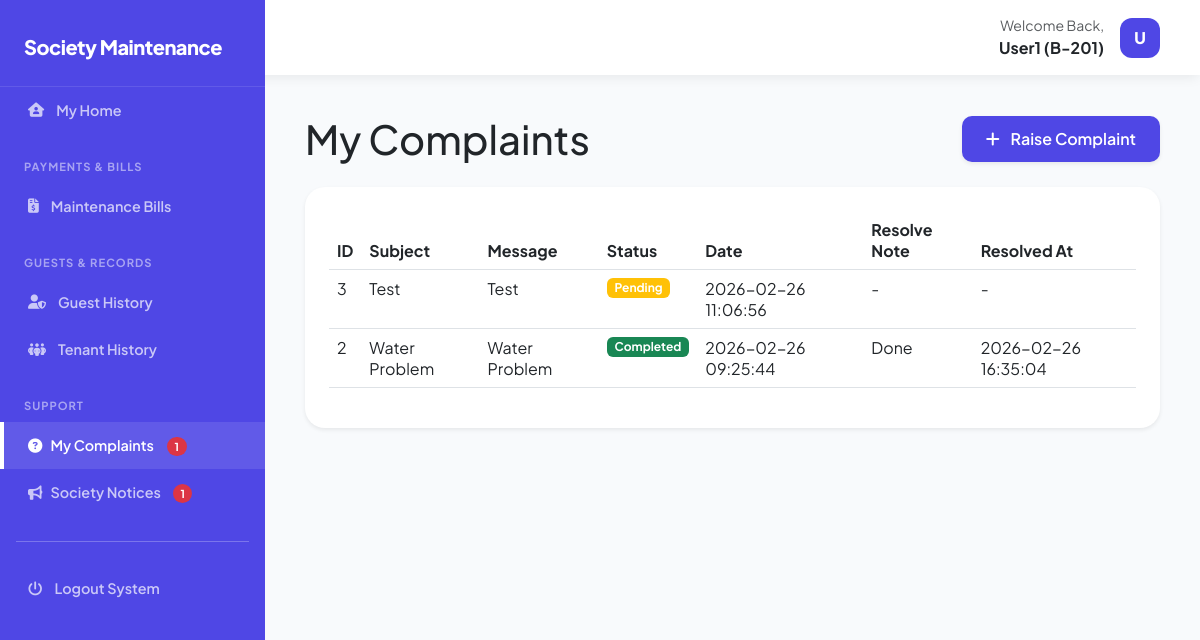
The app's page /public/view/view_userComplaint_status.php (signed in), older data.
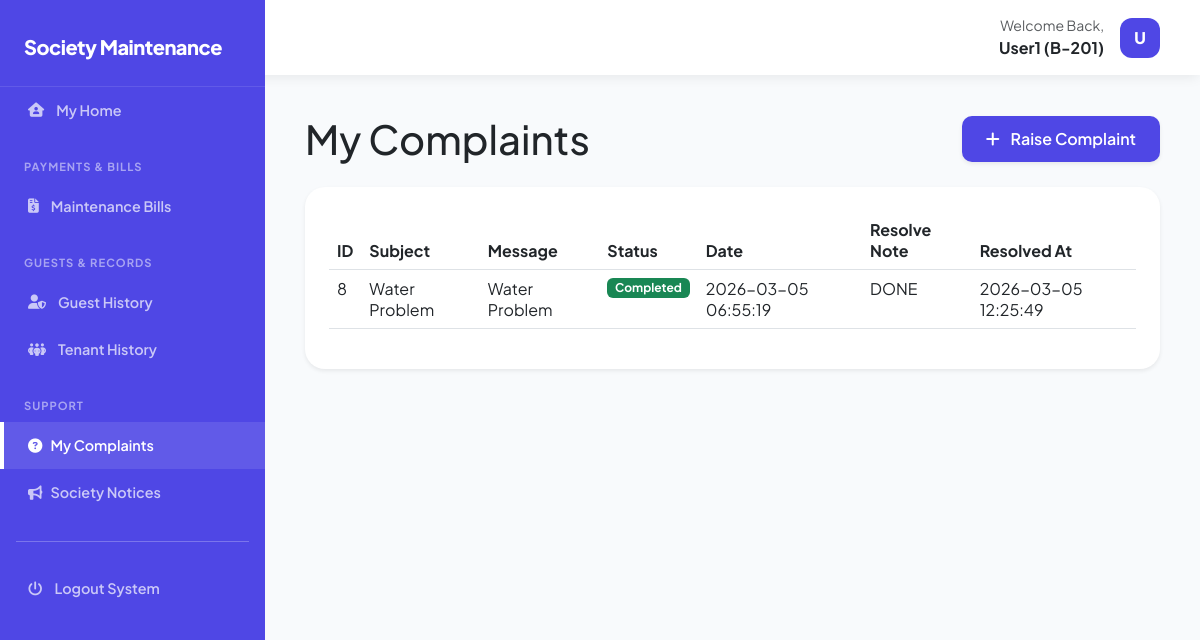
The same page, newer data.
### tables this page shows
CREATE TABLE `flats` (
  `id` int UNSIGNED NOT NULL,
  `flat_number` varchar(255) NOT NULL,
  `floor` int NOT NULL,
  `block_number` varchar(10) NOT NULL,
  `flat_type` varchar(30) NOT NULL,
  `created_at` timestamp NOT NULL DEFAULT CURRENT_TIMESTAMP
);

CREATE TABLE `complaints` (
  `id` int UNSIGNED NOT NULL,
  `user_id` int UNSIGNED NOT NULL,
  `subject` varchar(255) NOT NULL,
  `message` text NOT NULL,
  `image` varchar(255) DEFAULT NULL,
  `status` enum('pending','processing','completed') NOT NULL DEFAULT 'pending',
  `resolve_note` text,
  `user_seen` tinyint(1) DEFAULT '0',
  `resolved_at` datetime DEFAULT NULL,
  `created_at` timestamp NULL DEFAULT CURRENT_TIMESTAMP
);

### public/view/view_userComplaint_status.php (the view, shortened to what the rows shown need)
<?php
require_once __DIR__ . '/../../core/config.php';
$user_id   = $_SESSION['user_id'];
$pdo->prepare("
    UPDATE complaints
    SET user_seen = 1
    WHERE user_id = ?
    AND status = 'completed'
    AND user_seen = 0
")->execute([$user_id]);
$stmt = $pdo->prepare("
    SELECT * FROM complaints
    WHERE user_id = ?
    ORDER BY id DESC
");
$stmt->execute([$user_id]);
$complaints = $stmt->fetchAll();
include __DIR__ . '/../../resources/layout/header.php';
?>
<!DOCTYPE html>
<html lang="en">
<head>
    <link rel="stylesheet" href="https://cdnjs.cloudflare.com/ajax/libs/font-awesome/6.5.0/css/all.min.css">
    <link href="https://cdn.jsdelivr.net/npm/bootstrap@5.3.0/dist/css/bootstrap.min.css" rel="stylesheet">
    <link rel="stylesheet" href="https://cdn.datatables.net/1.13.6/css/dataTables.bootstrap5.min.css">
    <link rel="stylesheet" href="../../assets/css/styles.css">
</head>
<body>
    <div class="main-wrapper">
        <main id="main-content">
            <div class="d-flex justify-content-between align-items-center mb-4">
                <h1 class="page-title m-0">My Complaints</h1>
            </div>
            <div class="data-card shadow-sm border-0">
                <div class="table-responsive">
                    <table class="table table-hover w-100">
                        <thead>
                            <tr>
                                <th>ID</th>
                                <th>Subject</th>
                                <th>Message</th>
                                <th>Status</th>
                                <th>Date</th>
                                <th>Resolve Note</th>
                                <th>Resolved At</th>
                            </tr>
                        </thead>
                        <tbody>
                            <?php if (empty($complaints)): ?>
                                <tr>
                                    <td colspan="7" class="text-center text-danger fw-bold">
                                        No Complaint Found !!!
                                    </td>
                                </tr>
                            <?php else: ?>
                                <?php foreach ($complaints as $c): ?>
                                    <tr>
                                        <td><?= $c['id'] ?></td>
                                        <td><?= htmlspecialchars($c['subject']) ?></td>
                                        <td><?= htmlspecialchars($c['message']) ?></td>
                                        <td>
                                            <?php
                                            if ($c['status'] == 'pending') echo "<span class='badge bg-warning'>Pending</span>";
                                            if ($c['status'] == 'completed') echo "<span class='badge bg-success'>Completed</span>";
                                            ?>
                                        </td>
                                        <td><?= $c['created_at'] ?></td>
                                        <td><?= !empty($c['resolve_note']) ? htmlspecialchars($c['resolve_note']) : '-' ?></td>
                                        <td><?= !empty($c['resolved_at']) ? $c['resolved_at'] : '-' ?></td>
                                    </tr>
                                <?php endforeach; ?>
                            <?php endif; ?>
                        </tbody>
                    </table>
                </div>
            </div>
        </main>
    </div>
</body>
</html>
<?php include __DIR__ . '/../../resources/layout/footer.php'; ?>

### resources/layout/header.php (shortened to what the rows shown need)
<?php
require_once __DIR__ . '/../../core/config.php';
$name = $_SESSION['user_name']
    ?? $_SESSION['name']
    ?? 'User';
$initials = strtoupper(substr(trim($name), 0, 1));
$blockFlat = '';
if ($_SESSION['user_role'] === 'user') {
    $stmt = $pdo->prepare("
        SELECT f.block_number, f.flat_number
        FROM allotments a
        JOIN flats f ON f.id = a.flat_id
        WHERE a.user_id = ?
        LIMIT 1
    ");
    $stmt->execute([$_SESSION['user_id']]);
    $flatData = $stmt->fetch(PDO::FETCH_ASSOC);
    if ($flatData) {
        $blockFlat = $flatData['block_number'] . '-' . $flatData['flat_number'];
    }
}
?>
<!DOCTYPE html>
<html lang="en">
<head>
    <link rel="stylesheet" href="../../assets/css/styles.css">
</head>
<body>
    <header class="top-nav">
        <div class="ms-auto d-flex align-items-center">
            <div class="dropdown">
                <button class="btn d-flex align-items-center gap-3 border-0 bg-transparent p-0"
                    type="button"
                    data-bs-toggle="dropdown"
                    aria-expanded="false">
                    <?php if ($_SESSION['user_role'] === 'admin'): ?>
                        <div class="text-end d-none d-sm-block">
                            <p class="m-0 small text-muted">Admin Panel</p>
                            <p class="m-0 fw-bold">Administrator</p>
                        </div>
                        <div class="avatar-circle"><?= $initials ?></div>
                    <?php else: ?>
                        <div class="text-end d-none d-sm-block">
                            <p class="m-0 small text-muted">Welcome Back,</p>
                            <p class="m-0 fw-bold">
                                <?= htmlspecialchars($name) ?>
                                <?php if (!empty($blockFlat)): ?>
                                    (<?= htmlspecialchars($blockFlat) ?>)
                                <?php endif; ?>
                            </p>
                        </div>
                    <?php endif; ?>
                </button>
            </div>
        </div>
    </header>
    <?php include __DIR__ . '/sidebar.php'; ?>

Row changes from the older to the newer data that the page shows:
removed complaints: id "3", subject "Test", message "Test", status "Pending", created_at "2026-02-26 11:06:56"
removed complaints: id "2", subject "Water Problem", message "Water Problem", status "Completed", created_at "2026-02-26 09:25:44", resolve_note "Done", resolved_at "2026-02-26 16:35:04"
added complaints: id "8", subject "Water Problem", message "Water Problem", status "Completed", created_at "2026-03-05 06:55:19", resolve_note "DONE", resolved_at "2026-03-05 12:25:49"
Text that changed along with them:
$usercomplaintCount: "1" → (not shown)
$notificationCount: "1" → (not shown)
